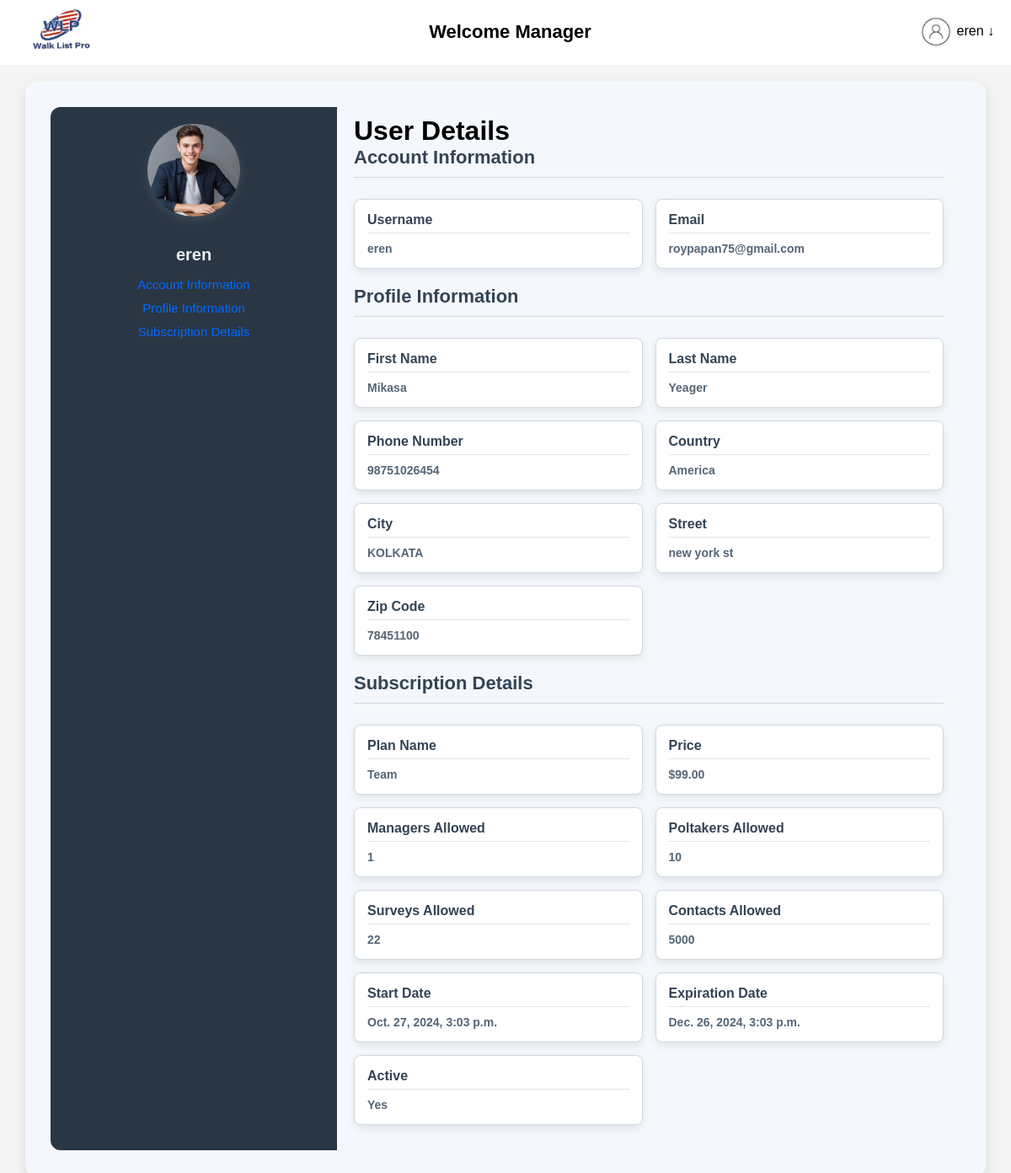
The app's page /user-details/ (signed in) with its own data.
### walkapp/models.py (models this page shows, shortened)
class UserProfile(models.Model):
    user = models.OneToOneField(User, on_delete=models.CASCADE)
    first_name = models.CharField(max_length=50)
    last_name = models.CharField(max_length=50)
    profile_pic = models.ImageField(upload_to='profile_pics/', blank=True, null=True)
    country = models.CharField(max_length=50)
    city = models.CharField(max_length=50)
    zip_code = models.CharField(max_length=10)
    street = models.CharField(max_length=100)
    phone_number = models.CharField(max_length=15)  # Phone number field

class UserSubscription(models.Model):
    user = models.OneToOneField(User, on_delete=models.CASCADE)
    plan = models.ForeignKey(SubscriptionPlan, on_delete=models.SET_NULL, null=True)
    start_date = models.DateTimeField(auto_now_add=True)
    expiration_date = models.DateTimeField(null=True, blank=True)
    def is_active(self):
        return self.expiration_date and timezone.now() < self.expiration_date

class SubscriptionPlan(models.Model):
    name = models.CharField(max_length=100)
    price = models.DecimalField(max_digits=10, decimal_places=2)
    managers = models.IntegerField(default=0)
    poltakers = models.IntegerField(default=0)
    surveys = models.IntegerField(default=0)
    contacts = models.IntegerField(default=0)

### walkapp/views.py (the view)
# urls.py: path('user-details/', user_details, name='user_details'), # For my account
@login_required
def user_details(request):
    user_profile = UserProfile.objects.filter(user=request.user).first()
    user_subscription = UserSubscription.objects.filter(user=request.user).first()
    username = request.user.username if request.user.is_authenticated else None
    context = {
        'profile': user_profile,
        'subscription': user_subscription,
        'username': username,
        'user_email': request.user.email,
    }
    return render(request, 'user/user_details.html', context)

### template/user/user_details.html (shortened to what this page needs)
{% extends 'base.html' %}
{% load static %}
{% block content %}
<div class="container">
    <div class="sidebar">
        <div class="profile-picture">
            {% if profile.profile_pic %}
            <img src="{{ profile.profile_pic.url }}" alt="Profile Picture" class="profile-img">
        {% else %}
            <img src="{% static 'img/user.png' %}" alt="Default Profile Picture" class="profile-img">
        {% endif %}
        </div>
        <h2>{{ username }}</h2>
        <ul>
            <li><a href="#account-info">Account Information</a></li>
            <li><a href="#profile-info">Profile Information</a></li>
            <li><a href="#subscription-info">Subscription Details</a></li>
        </ul>
    </div>
    <div class="content-area">
        <h1>User Details</h1>
        <div id="account-info">
            <h2 class="section-header">Account Information</h2>
            <div class="info-grid">
                <div class="info-card">
                    <h3>Username</h3>
                    <strong>{{ username }}</strong>
                </div>
                <div class="info-card">
                    <h3>Email</h3>
                    <strong>{{ user_email }}</strong>
                </div>
            </div>
        </div>
        {% if profile %}
            <div id="profile-info">
                <h2 class="section-header">Profile Information</h2>
                <div class="info-grid">
                    <div class="info-card">
                        <h3>First Name</h3>
                        <strong>{{ profile.first_name }}</strong>
                    </div>
                    <div class="info-card">
                        <h3>Last Name</h3>
                        <strong>{{ profile.last_name }}</strong>
                    </div>
                    <div class="info-card">
                        <h3>Phone Number</h3>
                        <strong>{{ profile.phone_number }}</strong>
                    </div>
                    <div class="info-card">
                        <h3>Country</h3>
                        <strong>{{ profile.country }}</strong>
                    </div>
                    <div class="info-card">
                        <h3>City</h3>
                        <strong>{{ profile.city }}</strong>
                    </div>
                    <div class="info-card">
                        <h3>Street</h3>
                        <strong>{{ profile.street }}</strong>
                    </div>
                    <div class="info-card">
                        <h3>Zip Code</h3>
                        <strong>{{ profile.zip_code }}</strong>
                    </div>
                </div>
            </div>
        {% else %}
            <p>No profile information available.</p>
        {% endif %}
        {% if subscription %}
            <div id="subscription-info">
                <h2 class="section-header">Subscription Details</h2>
                <div class="info-grid">
                    <div class="info-card">
                        <h3>Plan Name</h3>
                        <strong>{{ subscription.plan.name }}</strong>
                    </div>
                    <div class="info-card">
                        <h3>Price</h3>
                        <strong>${{ subscription.plan.price }}</strong>
                    </div>
                    <div class="info-card">
                        <h3>Managers Allowed</h3>
                        <strong>{{ subscription.plan.managers }}</strong>
                    </div>
                    <div class="info-card">
                        <h3>Poltakers Allowed</h3>
                        <strong>{{ subscription.plan.poltakers }}</strong>
                    </div>
                    <div class="info-card">
                        <h3>Surveys Allowed</h3>
                        <strong>{{ subscription.plan.surveys }}</strong>
                    </div>
                    <div class="info-card">
                        <h3>Contacts Allowed</h3>
                        <strong>{{ subscription.plan.contacts }}</strong>
                    </div>
                    <div class="info-card">
                        <h3>Start Date</h3>
                        <strong>{{ subscription.start_date }}</strong>
                    </div>
                    <div class="info-card">
                        <h3>Expiration Date</h3>
                        <strong>{{ subscription.expiration_date }}</strong>
                    </div>
                    <div class="info-card">
                        <h3>Active</h3>
                        <strong>{{ subscription.is_active|yesno:"Yes,No" }}</strong>
                    </div>
                </div>
            </div>
        {% else %}
            <p>No subscription information available.</p>
        {% endif %}
    </div>
</div>
{% endblock %}

### template/base.html (shortened to what this page needs)
<!DOCTYPE html>
{% load static %}
<html lang="en">
<head>
    <link rel="stylesheet" href="{% static 'css/styles.css' %}">
</head>
<body>
     <nav class="navbar">
        <div class="navbar-logo">
            <img src="{% static 'img/logo.png' %}" alt="Logo" onclick="window.location.href='{% url 'home' %}'">
        </div>
        <div class="navbar-welcome">
            <h2>Welcome Manager</h2>
        </div>
        <div class="navbar-user">
            <img onclick="toggleDropdown()" src="{% static 'img/logo2.png' %}" alt="User Icon" class="user-icon" style="margin-top: 0px; vertical-align: middle; width: 40px; height: 40px;">
            <span class="user-name" onclick="toggleDropdown()">{{ username }} ↓</span>
        </div>
    </nav>
    {% block content %}{% endblock %}
</body>
</html>

### static/css/styles.css (style rules this page uses)
* { margin: 0; padding: 0; box-sizing: border-box; font-family: Arial, sans-serif; }
.navbar { position: sticky; top: 0; z-index: 1000; }
body { background-color: #f4f4f9; }
.navbar { display: flex; align-items: center; justify-content: space-between; background-color: #ffffff; padding: 10px 20px; color: #fff; }
.navbar-logo img { width: 100px; }
.navbar-welcome h2 { font-size: 22px; color: #000000; font-weight: bold; }
.navbar-user { position: relative; cursor: pointer; }
.user-name { font-size: 16px; color: #000000; }

### template/base.html (style rules this page uses)
a { color: #333; font-size: 14px; text-decoration: none; margin: 15px 0; }
.container { background-color: #fff; border-radius: 10px; box-shadow: 0 14px 28px rgba(0,0,0,0.25), 0 10px 10px rgba(0,0,0,0.22); position: relative; overflow: hidden; width: 768px; max-width: 100%; min-height: 480px; }
body { background-color: #f5f4f4; }

### template/user/user_details.html (style rules this page uses)
.container { max-width: 1200px; width: 95%; background: #f4f7fb; padding: 30px; margin: 20px auto; border-radius: 12px; display: flex; box-shadow: 0 6px 15px rgba(0, 0, 0, 0.1); }
.sidebar { flex: 0.3; background-color: #2a3644; border-radius: 12px 0 0 12px; padding: 20px; color: #ffffff; text-align: center; }
.sidebar .profile-picture img { width: 110px; height: 110px; border-radius: 50%; margin-bottom: 20px; box-shadow: 0 4px 12px rgba(255, 255, 255, 0.1); }
.sidebar h2 { font-size: 20px; color: #e8ecf0; margin-top: 10px; margin-bottom: 15px; }
.sidebar ul { list-style-type: none; padding: 0; }
.sidebar li { margin: 10px 0; }
.sidebar a { color: #006aff; text-decoration: none; font-weight: 500; font-size: 15px; transition: color 0.3s ease; }
.content-area { flex: 0.7; padding: 10px 20px; }
.section-header { font-size: 22px; color: #334455; padding-bottom: 10px; margin-bottom: 25px; border-bottom: 1px solid #d1d9e0; }
.info-grid { display: grid; grid-template-columns: 1fr 1fr; gap: 15px; margin-bottom: 20px; }
.info-card { padding: 15px; border-radius: 8px; background-color: #ffffff; box-shadow: 0 4px 10px rgba(0, 0, 0, 0.08); border: 1px solid #d0d8df; transition: transform 0.3s ease, box-shadow 0.3s ease; }
.info-card h3 { font-size: 16px; color: #334455; padding-bottom: 6px; border-bottom: 1px solid #e0e4e9; margin-bottom: 10px; }
.info-card strong { font-size: 14px; color: #556677; display: block; margin-top: 8px; }

### records on screen
UserProfile: profile_pic (picture), first_name "Mikasa", last_name "Yeager", phone_number "98751026454", country "America", city "KOLKATA", street "new york st", zip_code "78451100"
UserSubscription: plan.name "Team", plan.price "99.00", plan.managers "1", plan.poltakers "10", plan.surveys "22", plan.contacts "5000", start_date "Oct. 27, 2024, 3:03 p.m.", expiration_date "Dec. 26, 2024, 3:03 p.m.", is_active "Yes"

### other values on screen
{{ username }} "eren"
{{ user_email }} "roypapan75@gmail.com"
